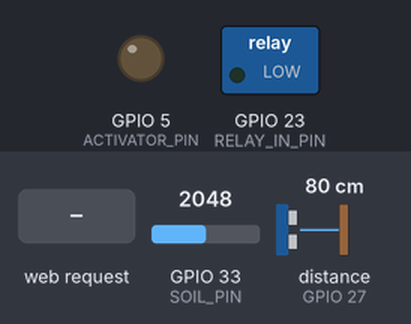
The sketch below on a simulated ESP32. On the bench: switched loads named in the sketch (green lamp = pin HIGH), output pins drawn as LEDs (lit = HIGH). The test bench sets the inputs (shaded band); at power-on: GPIO 33 (SOIL_PIN) = 2048, distance to the obstacle (sensor on GPIO 27) 80 cm. The echo pulse lasts 58.3 µs per cm; WiFi joins after 1.5 s; servers stay silent unless stated; EEPROM starts erased; pins used as bus, display or sensor lines are not drawn; what the sketch prints to the serial monitor is not drawn.

Above: at 2.7 s.
2.8 s: HTTP request GET / received
At 3.6 s:
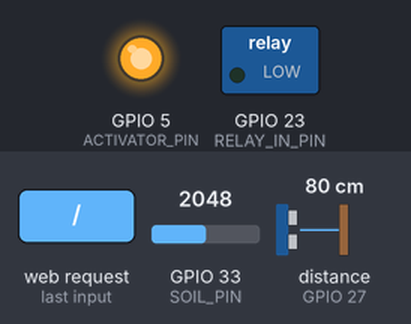
5.3 s: HTTP request GET /water received
At 5.9 s:
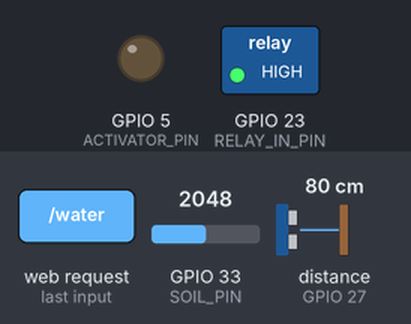
6.8 s: HTTP request GET /water?waterMax=1 received
Timing chart, 0 to 14.8 s (numbered marks = the images above; inputs shaded):
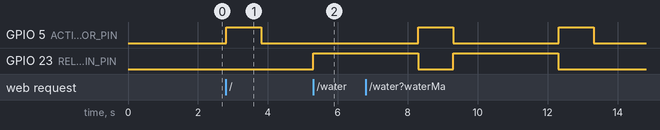

The sketch:

iot-greenhouse.ino
```cpp
#include <WiFi.h>
#include <WebServer.h>
#include <WiFiClient.h>
#include <ArduinoJson.h>
#include <Preferences.h>
#include "home.h"
#include "wificonfig.h"

struct WaterStats {
  float level;
  int percent;
};

struct SoilStats {
  int value;
  int percent;
};

/* ===== CONSTANTS =====*/
const int SERIAL_PORT = 115200;
const int RELAY_IN_PIN = 23;

const int ECHO_PIN = 27;
const int TRIG_PIN = 26;

const int SOIL_PIN = 33;
const int ACTIVATOR_PIN = 5;

/* ===== NETWORK =====*/
const char* ssid = "forg";
const char* password =  "amdistrash";

/* ===== INNER PARAMS ===== */
unsigned long duration;
float distance;

/* ===== PREFERENCES ===== */
Preferences prefs;

float waterMax = 22;
int soilMin = 0;
int soilMax = 4095;
int moistThreshold = 2040;
int checkInterval = 10;
int wateringDuration = 3000;

WebServer server(80);
String headerRequest;

int input = 0; // for serial input filter (debug)

/* ===== SYSTEM FUNCTIONS ===== */
WaterStats water_check() {
  digitalWrite(TRIG_PIN, LOW);
  delayMicroseconds(2);

  digitalWrite(TRIG_PIN, HIGH);
  delayMicroseconds(10);
  digitalWrite(TRIG_PIN, LOW);

  duration = pulseIn(ECHO_PIN, HIGH);
  distance = waterMax - duration * 0.034 / 2;

  int percent = map(distance, 0, waterMax, 0, 100);

  return {distance, percent};
}

SoilStats soil_check() {
  int moistValue;

  digitalWrite(ACTIVATOR_PIN, HIGH);
  delay(1000);
  moistValue = analogRead(SOIL_PIN);
  digitalWrite(ACTIVATOR_PIN, LOW);

  int percent = map(moistValue, soilMin, soilMax, 0, 100);

  return {moistValue, percent};
}

void pump_manager(bool manual=false, int soil=0) {
  if (manual) water_pump();
  if (!manual && soil > moistThreshold) water_pump();
}

void water_pump() {
  digitalWrite(RELAY_IN_PIN, HIGH);
  delay(wateringDuration);
  digitalWrite(RELAY_IN_PIN, LOW);
}

/* ===== REQUEST HANDLERS ===== */

void handle_home() {
  WaterStats waterStats = water_check();
  SoilStats soilStats = soil_check();

  StaticJsonDocument<128> doc;

  JsonObject water = doc.createNestedObject("water");
  water["level"] = waterStats.level;
  water["percent"] = waterStats.percent;

  JsonObject soil = doc.createNestedObject("soil");
  soil["value"] = soilStats.value;
  soil["percent"] = soilStats.percent;

  String json;
  serializeJsonPretty(doc, json);
  server.send(200, "application/json", json);
}

void handle_water() {
  pump_manager(true);
  handle_home();
}

void handle_get_config() {
  StaticJsonDocument<192> doc;

  doc["waterMax"] = prefs.getFloat("waterMax", 22);
  doc["soilMin"] = prefs.getInt("soilMin", 0);
  doc["soilMax"] = prefs.getInt("soilMax", 4095);
  doc["moistThreshold"] = prefs.getInt("moistThreshold", 2040);
  doc["checkInterval"] = prefs.getInt("checkInterval", 10);
  doc["wateringDuration"] = prefs.getInt("wateringDuration", 3000) / 1000;

  String json;
  serializeJsonPretty(doc, json);
  server.send(200, "application/json", json);
}

void handle_post_config() {
  String _waterMax = server.arg("waterMax");
  String _soilMin = server.arg("soilMin");
  String _soilMax = server.arg("soilMax");
  String _moistThreshold = server.arg("moistThreshold");
  String _checkInterval = server.arg("checkInterval");
  String _wateringDuration = server.arg("wateringDuration");
  Serial.println(_wateringDuration);

  waterMax = _waterMax.toFloat();
  soilMin = _soilMin.toInt();
  soilMax = _soilMax.toInt();
  moistThreshold = _moistThreshold.toInt();
  checkInterval = _checkInterval.toInt();
  wateringDuration = _wateringDuration.toInt();

  prefs.putFloat("waterMax", waterMax);
  prefs.putInt("soilMin", soilMin);
  prefs.putInt("soilMax", soilMax);
  prefs.putInt("moistThreshold", moistThreshold);
  prefs.putInt("checkInterval", checkInterval);
  prefs.putInt("wateringDuration", wateringDuration);

  StaticJsonDocument<48> doc;
  doc["message"] = "success";

  String json;
  serializeJsonPretty(doc, json);
  server.send(200, "application/json", json);
}

void handle_test() {
  StaticJsonDocument<48> doc;
  doc["message"] = "success";

  String json;
  serializeJsonPretty(doc, json);
  server.send(200, "application/json", json);
}

void setup() {
  Serial.begin(SERIAL_PORT);

  pinMode(RELAY_IN_PIN, OUTPUT);
  digitalWrite(RELAY_IN_PIN, LOW);

  pinMode(ECHO_PIN, INPUT);
  pinMode(TRIG_PIN, OUTPUT);

  pinMode(SOIL_PIN, INPUT);
  pinMode(ACTIVATOR_PIN, OUTPUT);
  digitalWrite(ACTIVATOR_PIN, LOW);

  prefs.begin("config");

  waterMax = prefs.getFloat("waterMax", 22);
  soilMin = prefs.getInt("soilMin", 0);
  soilMax = prefs.getInt("soilMax", 4095);
  moistThreshold = prefs.getInt("moistThreshold", 2040);
  checkInterval = prefs.getInt("checkInterval", 10);
  wateringDuration = prefs.getInt("wateringDuration", 3000);

  Serial.println(waterMax);

  WiFi.config(staticIP, gateway, subnet, primaryDNS, secondaryDNS);

  /* if (!WiFi.config(staticIP, gateway, subnet, primaryDNS, secondaryDNS)) {
    Serial.println("STA Failed to configure");
  } */

  Serial.print("Connecting to ");
  Serial.println(ssid);
  WiFi.begin(ssid, password);
  while (WiFi.status() != WL_CONNECTED) {
    delay(500);
    Serial.print(".");
  }

  Serial.println("");
  Serial.println("Address: ");
  Serial.println(WiFi.localIP());

  server.on("/", HTTP_GET, handle_home);
  server.on("/water", HTTP_GET, handle_water);
  server.on("/config", HTTP_GET, handle_get_config);
  server.on("/change", HTTP_GET, handle_post_config);
  server.on("/test", HTTP_GET, handle_test);

  server.begin();
}

unsigned long deltaTime = 0;
unsigned long prevTime = 0;

void loop() {
  server.handleClient();

  deltaTime = millis() - prevTime;

  unsigned long mins = (deltaTime / 60000ul);
  if (mins > checkInterval) {
    SoilStats soil = soil_check();
    pump_manager(soil.value);
    prevTime = millis();
  }

  // int timeMins = (deltaTime / 60ul);
  // if (timeMins > minuteThreshold) {
  //   soil_check();
  //   prevTime = 0;
  // }

  /* if (Serial.available() > 0) {
    input = Serial.read();
    if (input == '1') {
      digitalWrite(ACTIVATOR_PIN, HIGH);
      delay(1000);
      int moistValue = analogRead(SOIL_PIN);
      Serial.println(moistValue);
      digitalWrite(ACTIVATOR_PIN, LOW);
    }
  } */
}
```

home.h
```cpp
extern const char * home = "<html> "
"<body> "
"<h1> Hello World!</h1> "
"<p> If you see this page, then everything is fine c: </p> "
"</body> "
"</html> "
"";
```

wificonfig.h
```cpp
extern IPAddress staticIP(192, 168, 0, 122);
extern IPAddress gateway(192, 168, 0, 1);
extern IPAddress subnet(255, 255, 255, 0);
extern IPAddress primaryDNS(8, 8, 8, 8);   //optional
extern IPAddress secondaryDNS(8, 8, 4, 4); //optional
```

Measured:
- after the input at 2.8 s, GPIO 5 (ACTIVATOR_PIN): LOW → HIGH at once, → LOW 1.0 s later
- after the input at 5.3 s, GPIO 23 (RELAY_IN_PIN): LOW → HIGH at once
